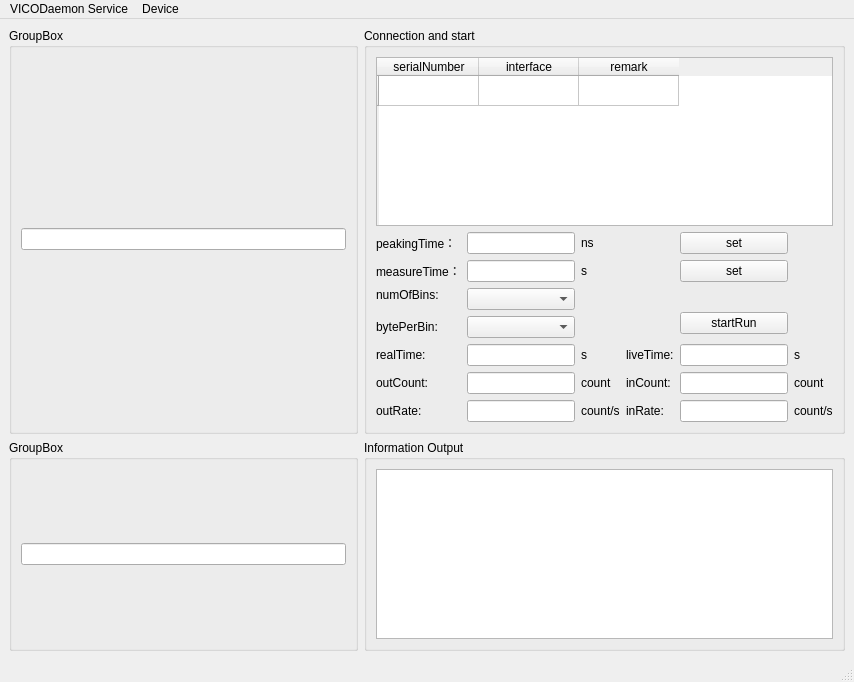
<?xml version="1.0" encoding="UTF-8"?>
<ui version="4.0">
 <class>MainWindow</class>
 <widget class="QMainWindow" name="MainWindow">
  <property name="geometry">
   <rect>
    <x>0</x>
    <y>0</y>
    <width>854</width>
    <height>682</height>
   </rect>
  </property>
  <property name="windowTitle">
   <string>MainWindow</string>
  </property>
  <widget class="QWidget" name="centralwidget">
   <layout class="QGridLayout" name="gridLayout_2">
    <item row="0" column="0">
     <widget class="QGroupBox" name="groupBox_2">
      <property name="title">
       <string>GroupBox</string>
      </property>
      <layout class="QVBoxLayout" name="verticalLayout_3">
       <item>
        <widget class="QLineEdit" name="lineEdit"/>
       </item>
      </layout>
     </widget>
    </item>
    <item row="0" column="1">
     <widget class="QGroupBox" name="groupBox">
      <property name="title">
       <string>Connection and start</string>
      </property>
      <layout class="QGridLayout" name="gridLayout">
       <item row="1" column="2">
        <widget class="QLabel" name="label">
         <property name="text">
          <string>ns</string>
         </property>
        </widget>
       </item>
       <item row="8" column="3">
        <widget class="QLabel" name="label_10">
         <property name="text">
          <string>inRate:</string>
         </property>
        </widget>
       </item>
       <item row="8" column="2">
        <widget class="QLabel" name="label_13">
         <property name="text">
          <string>count/s</string>
         </property>
        </widget>
       </item>
       <item row="1" column="1">
        <widget class="QLineEdit" name="lineEdit_peakingTime"/>
       </item>
       <item row="3" column="1" rowspan="2">
        <widget class="QComboBox" name="comboBox_numOfBins"/>
       </item>
       <item row="6" column="3">
        <widget class="QLabel" name="label_8">
         <property name="text">
          <string>liveTime:</string>
         </property>
        </widget>
       </item>
       <item row="7" column="4">
        <widget class="QLineEdit" name="lineEdit_inCount"/>
       </item>
       <item row="5" column="1">
        <widget class="QComboBox" name="comboBox_bytePerBin"/>
       </item>
       <item row="2" column="0">
        <widget class="QLabel" name="label_3">
         <property name="text">
          <string>measureTime：</string>
         </property>
        </widget>
       </item>
       <item row="8" column="1">
        <widget class="QLineEdit" name="lineEdit_outRate"/>
       </item>
       <item row="3" column="0">
        <widget class="QLabel" name="label_5">
         <property name="text">
          <string>numOfBins:</string>
         </property>
        </widget>
       </item>
       <item row="7" column="1">
        <widget class="QLineEdit" name="lineEdit_outCount"/>
       </item>
       <item row="6" column="1">
        <widget class="QLineEdit" name="lineEdit_realTime"/>
       </item>
       <item row="2" column="1">
        <widget class="QLineEdit" name="lineEdit_measureTime"/>
       </item>
       <item row="8" column="4">
        <widget class="QLineEdit" name="lineEdit_inRate"/>
       </item>
       <item row="8" column="0">
        <widget class="QLabel" name="label_9">
         <property name="text">
          <string>outRate:</string>
         </property>
        </widget>
       </item>
       <item row="1" column="0">
        <widget class="QLabel" name="label_2">
         <property name="text">
          <string>peakingTime：</string>
         </property>
        </widget>
       </item>
       <item row="7" column="3">
        <widget class="QLabel" name="label_16">
         <property name="text">
          <string>inCount:</string>
         </property>
        </widget>
       </item>
       <item row="7" column="5">
        <widget class="QLabel" name="label_18">
         <property name="text">
          <string>count</string>
         </property>
        </widget>
       </item>
       <item row="6" column="2">
        <widget class="QLabel" name="label_11">
         <property name="text">
          <string>s</string>
         </property>
        </widget>
       </item>
       <item row="6" column="0">
        <widget class="QLabel" name="label_7">
         <property name="text">
          <string>realTime:</string>
         </property>
        </widget>
       </item>
       <item row="7" column="2">
        <widget class="QLabel" name="label_17">
         <property name="text">
          <string>count</string>
         </property>
        </widget>
       </item>
       <item row="6" column="5">
        <widget class="QLabel" name="label_12">
         <property name="text">
          <string>s</string>
         </property>
        </widget>
       </item>
       <item row="5" column="0">
        <widget class="QLabel" name="label_6">
         <property name="text">
          <string>bytePerBin:</string>
         </property>
        </widget>
       </item>
       <item row="8" column="5">
        <widget class="QLabel" name="label_14">
         <property name="text">
          <string>count/s</string>
         </property>
        </widget>
       </item>
       <item row="1" column="4">
        <widget class="QPushButton" name="pushButton_setPeakingTime">
         <property name="text">
          <string>set</string>
         </property>
        </widget>
       </item>
       <item row="6" column="4">
        <widget class="QLineEdit" name="lineEdit_liveTime"/>
       </item>
       <item row="2" column="4">
        <widget class="QPushButton" name="pushButton_setMeasureTime">
         <property name="text">
          <string>set</string>
         </property>
        </widget>
       </item>
       <item row="4" column="4" rowspan="2">
        <widget class="QPushButton" name="pushButton_startRun">
         <property name="text">
          <string>startRun</string>
         </property>
        </widget>
       </item>
       <item row="2" column="2">
        <widget class="QLabel" name="label_4">
         <property name="text">
          <string>s</string>
         </property>
        </widget>
       </item>
       <item row="0" column="0" colspan="6">
        <widget class="QTableWidget" name="tableWidget_device">
         <property name="rowCount">
          <number>1</number>
         </property>
         <property name="columnCount">
          <number>3</number>
         </property>
         <row>
          <property name="text">
           <string/>
          </property>
         </row>
         <column>
          <property name="text">
           <string>serialNumber</string>
          </property>
         </column>
         <column>
          <property name="text">
           <string>interface</string>
          </property>
         </column>
         <column>
          <property name="text">
           <string>remark</string>
          </property>
         </column>
        </widget>
       </item>
       <item row="7" column="0">
        <widget class="QLabel" name="label_15">
         <property name="text">
          <string>outCount:</string>
         </property>
        </widget>
       </item>
      </layout>
     </widget>
    </item>
    <item row="1" column="0">
     <widget class="QGroupBox" name="groupBox_3">
      <property name="title">
       <string>GroupBox</string>
      </property>
      <layout class="QVBoxLayout" name="verticalLayout_4">
       <item>
        <widget class="QLineEdit" name="lineEdit_2"/>
       </item>
      </layout>
     </widget>
    </item>
    <item row="1" column="1">
     <widget class="QGroupBox" name="groupBox_1">
      <property name="title">
       <string>Information Output</string>
      </property>
      <layout class="QVBoxLayout" name="verticalLayout_2">
       <item>
        <widget class="QTextEdit" name="textEdit_infoOutput"/>
       </item>
      </layout>
     </widget>
    </item>
   </layout>
  </widget>
  <widget class="QMenuBar" name="menubar">
   <property name="geometry">
    <rect>
     <x>0</x>
     <y>0</y>
     <width>854</width>
     <height>21</height>
    </rect>
   </property>
   <widget class="QMenu" name="menu_VICODaemon">
    <property name="title">
     <string>VICODaemon Service</string>
    </property>
    <addaction name="actionopen"/>
    <addaction name="actionclose"/>
   </widget>
   <widget class="QMenu" name="menuDevice">
    <property name="title">
     <string>Device</string>
    </property>
    <widget class="QMenu" name="menuscan">
     <property name="title">
      <string>scan</string>
     </property>
     <addaction name="actionUSB"/>
     <addaction name="actionEthernet"/>
    </widget>
    <addaction name="menuscan"/>
    <addaction name="actionrefresh"/>
   </widget>
   <addaction name="menu_VICODaemon"/>
   <addaction name="menuDevice"/>
  </widget>
  <widget class="QStatusBar" name="statusbar"/>
  <action name="actionopen">
   <property name="text">
    <string>open</string>
   </property>
  </action>
  <action name="actionclose">
   <property name="text">
    <string>close</string>
   </property>
  </action>
  <action name="actionUSB">
   <property name="text">
    <string>USB</string>
   </property>
  </action>
  <action name="actionEthernet">
   <property name="text">
    <string>Ethernet</string>
   </property>
  </action>
  <action name="actionrefresh">
   <property name="text">
    <string>refresh</string>
   </property>
  </action>
 </widget>
 <resources/>
 <connections/>
</ui>
